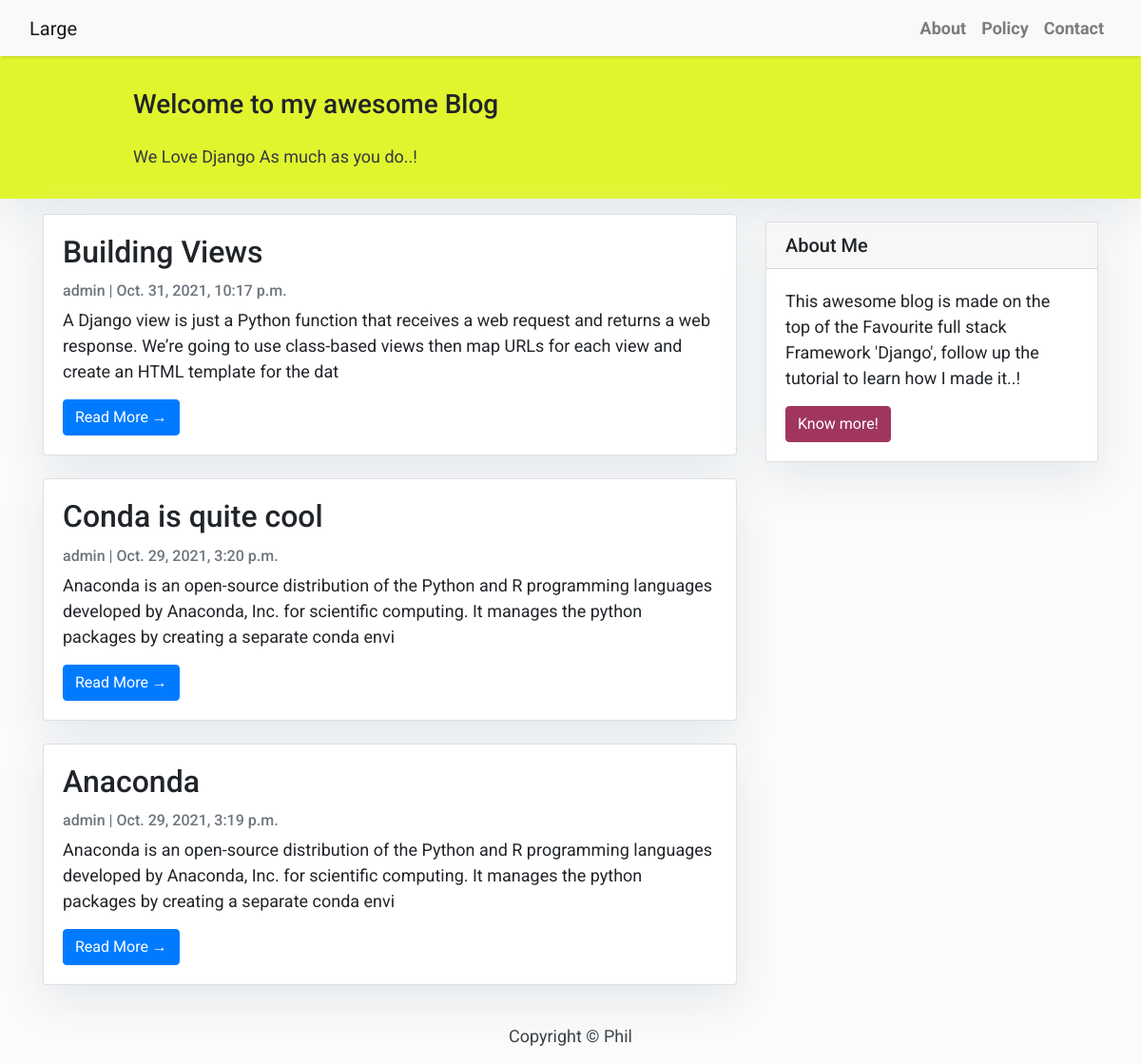
The page / on the database its author committed.
### nodis_blog/models.py (models this page shows, shortened)
class Post(models.Model):
    title = models.CharField(max_length=255, unique=True)
    slug = models.SlugField(max_length=255, unique=True)
    content = models.TextField()
    created_on = models.DateTimeField(auto_now_add=True)
    updated_on = models.DateTimeField(auto_now=True)
    author = models.ForeignKey(User, on_delete=models.PROTECT)
    tags = models.ManyToManyField(Tag, blank=True)
    status = models.IntegerField(choices=STATUS, default=0)
    class Meta:
        ordering = ['-created_on']

### nodis_blog/views.py (the view)
# urls.py: path('',views.PostList.as_view(), name='index'),
class PostList(generic.ListView):
    queryset = Post.objects.filter(status=1).order_by('-created_on')
    template_name = 'index.html'

### templates/index.html (shortened to what this page needs)
{% extends "base.html" %}
{% block content %}
<header class="masthead">
    <div class="container">
        <div class="row">
            <div class=" col-md-8 col-md-10 mx-auto">
                <div class="site-heading">
                    <h3 class=" site-heading my-4 mt-3 text-black"> Welcome to my awesome Blog </h3>
                    <p class="text-dark">We Love Django As much as you do..! &nbsp
                    </p>
                </div>
            </div>
        </div>
    </div>
</header>
<div class="container">
    <div class="row">
        <div class="col-md-8 mt-3 left">
            {% for post in post_list %}
            <div class="card mb-4">
                <div class="card-body">
                    <h2 class="card-title">{{ post.title }}</h2>
                    <p class="card-text text-muted h6">{{ post.author }} | {{ post.created_on}} </p>
                    <p class="card-text">{{post.content|slice:":200" }}</p>
                    <a href="{% url 'post_detail' post.slug  %}" class="btn btn-primary">Read More &rarr;</a>
                </div>
            </div>
            {% endfor %}
        </div>
        {% block sidebar %} {% include 'sidebar.html' %} {% endblock sidebar %}
    </div>
</div>
{% endblock content %}

### templates/base.html (shortened to what this page needs)
<!DOCTYPE html>
<html>
    <head>
        <link rel="stylesheet" href="https://maxcdn.bootstrapcdn.com/bootstrap/4.0.0/css/bootstrap.min.css"
 />
    </head>
    <body>
        <nav class="navbar navbar-expand-lg navbar-light bg-light shadow" id="mainNav">
            <div class="container-fluid">
                <a class="navbar-brand" href="{% url 'index' %}">Large</a>
                <div class="collapse navbar-collapse" id="navbarResponsive">
                    <ul class="navbar-nav ml-auto">
                        <li class="nav-item text-black">
                            <a class="nav-link text-black font-weight-bold" href="#">About</a>
                        </li>
                        <li class="nav-item text-black">
                            <a class="nav-link text-black font-weight-bold" href="#">Policy</a>
                        </li>
                        <li class="nav-item text-black">
                            <a class="nav-link text-black font-weight-bold" href="#">Contact</a>
                        </li>
                    </ul>
                </div>
            </div>
        </nav>
        {% block content %}{% endblock content %}
        <footer class="py-3 bg-grey">
            <p class="m-0 text-dark text-center ">Copyright &copy; Phil</p>
        </footer>
    </body>
</html>

### templates/sidebar.html (shortened to what this page needs)
{% block sidebar %}
<div class="col-md-4 float-right ">
<div class="card my-4">
        <h5 class="card-header">About Me</h5>
    <div class="card-body">
        <p class="card-text"> This awesome blog is made on the top of the Favourite full stack Framework 'Django', follow up the tutorial to learn how I made it..!</p>
        <a href="#"
           class="btn btn-danger">Know more!</a>
    </div>
</div>
</div>
{% endblock sidebar %}

### templates/base.html (style rules this page uses)
body { font-family: "Roboto", sans-serif; font-size: 17px; background-color: #e9e9e9; }
.shadow { box-shadow: 0 4px 2px -2px rgba(0, 0, 0, 0.1); }
.btn-danger { color: rgb(255, 255, 255); background-color: #a0365f; border-color: #a0365f; }
.masthead { background: rgb(225, 245, 46);; height: auto; padding-bottom: 15px; box-shadow: 0 16px 48px #E3E7EB; padding-top: 10px; }

### templates/index.html (style rules this page uses)
body { font-family: "Roboto", sans-serif; font-size: 18px; background-color: #fbfbfb; }
.card { box-shadow: 0 16px 48px #20bac5; }

### templates/sidebar.html (style rules this page uses)
.card { box-shadow: 0 16px 48px #E3E7EB; }

### rows shown on the page
Post: title "Building Views", author "admin", created_on "Oct. 31, 2021, 10:17 p.m.", content "A Django view is just a Python function that receives a web request and returns a web response. We’re going to use class-based views then map URLs for each view and create an HTML template for the dat"
Post: title "Conda is quite cool", author "admin", created_on "Oct. 29, 2021, 3:20 p.m.", content "Anaconda is an open-source distribution of the Python and R programming languages developed by Anaconda, Inc. for scientific computing. It manages the python packages by creating a separate conda envi"
Post: title "Anaconda", author "admin", created_on "Oct. 29, 2021, 3:19 p.m.", content "Anaconda is an open-source distribution of the Python and R programming languages developed by Anaconda, Inc. for scientific computing. It manages the python packages by creating a separate conda envi"
